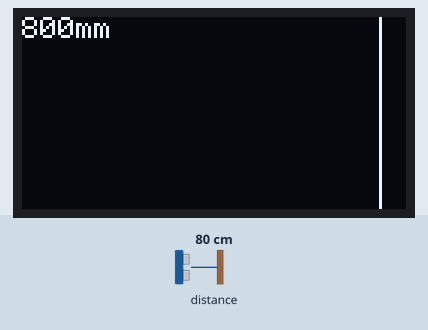
This sketch was run on a simulated ESP32. Parts: 128×64 one-colour display. The test bench sets the inputs (shaded band); at power-on: distance to the obstacle 80 cm. What the sketch prints to the serial monitor is not drawn.

Above: at 1.28 s.
1.3 s: distance to the obstacle set to 250 cm
At 1.7 s:
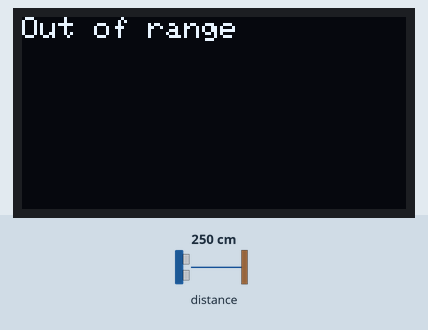
2.8 s: distance to the obstacle set to 2 cm
At 3.02 s:
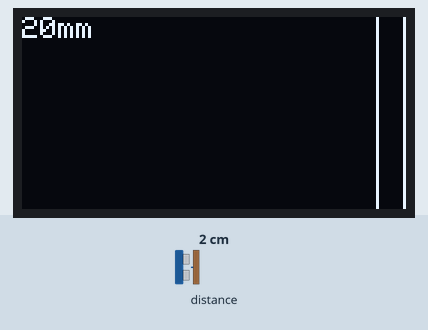
4.4 s: distance to the obstacle set to 4 cm
At 4.61 s:
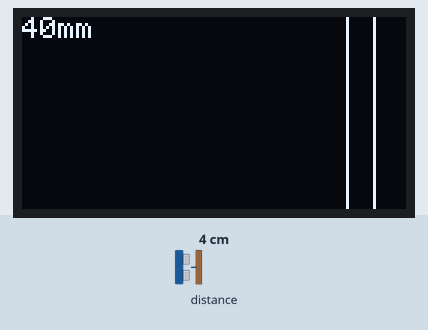
6.0 s: distance to the obstacle set to 299 cm
At 6.5 s:
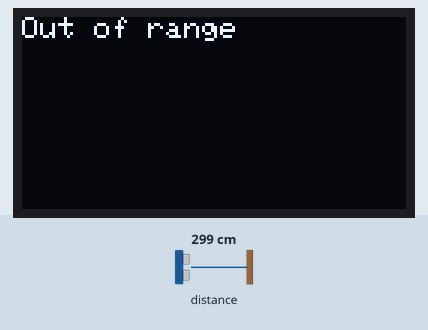
Timing chart, 0 to 8.6 s (numbered marks = the images above; inputs shaded):
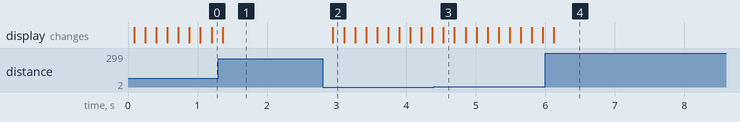

Measured:
- after the input at 1.3 s, the display: changes after 0.06 s (image 1)
- after the input at 2.8 s, the display: changes after 0.15 s (image 2)
- after the input at 6.0 s, the display: changes after 0.12 s (image 4)

The sketch:

TOF_Oled_Graph.ino
```cpp
/*
Test code for project Cake
https://www.youtube.com/watch?v=B9ZkrByD6Pk&ab_channel=SasteJugaad
Use I2C Pins for connection.
Both Oled and TOF sensor will connect to same I2C.
Power = 3.3v
Esp32
*/
#include <Wire.h>
#include <Adafruit_VL53L0X.h>
#include <Adafruit_GFX.h>
#include <Adafruit_SSD1306.h>

#define OLED_RESET -1
Adafruit_SSD1306 display(128, 64, &Wire, OLED_RESET);

Adafruit_VL53L0X lox = Adafruit_VL53L0X();

#define MAX_POINTS 128

// Array to store sensor values for the graph
int graphData[MAX_POINTS];
int currentIndex = 0;

void setup() {
  Serial.begin(115200);
  Serial.println("VL53L0X Test");

  // Initialize the OLED display
  display.begin(SSD1306_SWITCHCAPVCC, 0x3C);
  display.clearDisplay();
  display.setTextSize(1);
  display.setTextColor(WHITE);

  // Initialize the VL53L0X sensor
  if (!lox.begin()) {
    Serial.println(F("Failed to boot VL53L0X"));
    while (1);
  }
  Serial.println(F("VL53L0X ready"));

  // Initialize the graph data
  for (int i = 0; i < MAX_POINTS; i++) {
    graphData[i] = 0;
  }
}

void loop() {
  VL53L0X_RangingMeasurementData_t measure;

  // Read the sensor data
  lox.rangingTest(&measure, false);

  display.clearDisplay();
  display.setCursor(0, 0);

  if (measure.RangeStatus != 4) {  // If data is valid
    Serial.print("Distance (mm): ");
    Serial.println(measure.RangeMilliMeter);

    // Display the data on the OLED
    display.setTextSize(1);
    display.setTextColor(WHITE);
    display.setCursor(0, 0);
    //display.print("DIST:");
    display.print((measure.RangeMilliMeter));
    display.print("mm");

    // Update the graph data
    graphData[currentIndex] = (measure.RangeMilliMeter-40)*10;
    currentIndex = (currentIndex + 1) % MAX_POINTS;

    // Draw the graph
    for (int i = 0; i < MAX_POINTS - 1; i++) {
      int x1 = i;
      int y1 = map(graphData[(currentIndex + i) % MAX_POINTS], 0, 2000, 64, 0);
      int x2 = i + 1;
      int y2 = map(graphData[(currentIndex + i + 1) % MAX_POINTS], 0, 2000, 64, 0);
      display.drawLine(x1, y1, x2, y2, WHITE);
    }

  } else {
    Serial.println("Out of range");

    // Display out of range message on the OLED
    display.setTextSize(1);
    display.setTextColor(WHITE);
    display.setCursor(0, 0);
    display.println("Out of range");
  }

  display.display();
  delay(100);
}
```
